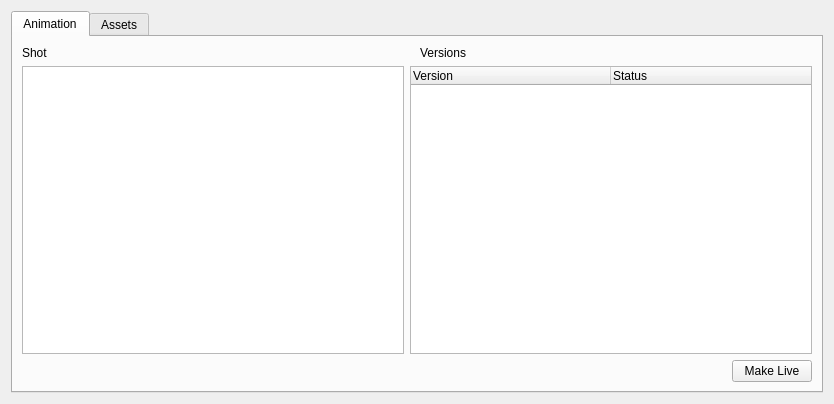
<?xml version="1.0" encoding="UTF-8"?>
<ui version="4.0">
 <class>mainUI</class>
 <widget class="QWidget" name="mainUI">
  <property name="geometry">
   <rect>
    <x>0</x>
    <y>0</y>
    <width>834</width>
    <height>404</height>
   </rect>
  </property>
  <property name="windowTitle">
   <string>Make Live Editor</string>
  </property>
  <layout class="QGridLayout" name="gridLayout">
   <item row="0" column="0">
    <widget class="QTabWidget" name="tabWidget_pipeman">
     <property name="currentIndex">
      <number>0</number>
     </property>
     <widget class="QWidget" name="pipeman_anim">
      <attribute name="title">
       <string>Animation</string>
      </attribute>
      <layout class="QGridLayout" name="gridLayout_2">
       <item row="0" column="0">
        <layout class="QHBoxLayout" name="horizontalLayout_2">
         <item>
          <layout class="QVBoxLayout" name="verticalLayout_2">
           <item>
            <layout class="QHBoxLayout" name="horizontalLayout_6">
             <item>
              <widget class="QLabel" name="label_3">
               <property name="text">
                <string>Shot</string>
               </property>
              </widget>
             </item>
             <item>
              <widget class="QLabel" name="label_4">
               <property name="text">
                <string>Versions</string>
               </property>
              </widget>
             </item>
            </layout>
           </item>
           <item>
            <layout class="QHBoxLayout" name="horizontalLayout_7">
             <item>
              <widget class="QListWidget" name="listWidget_shots"/>
             </item>
             <item>
              <widget class="QTreeWidget" name="treeWidget_animVersions">
               <property name="minimumSize">
                <size>
                 <width>402</width>
                 <height>0</height>
                </size>
               </property>
               <property name="lineWidth">
                <number>1</number>
               </property>
               <property name="sizeAdjustPolicy">
                <enum>QAbstractScrollArea::AdjustToContents</enum>
               </property>
               <property name="editTriggers">
                <set>QAbstractItemView::NoEditTriggers</set>
               </property>
               <property name="alternatingRowColors">
                <bool>true</bool>
               </property>
               <property name="indentation">
                <number>10</number>
               </property>
               <property name="itemsExpandable">
                <bool>false</bool>
               </property>
               <property name="wordWrap">
                <bool>true</bool>
               </property>
               <property name="expandsOnDoubleClick">
                <bool>false</bool>
               </property>
               <attribute name="headerCascadingSectionResizes">
                <bool>true</bool>
               </attribute>
               <attribute name="headerDefaultSectionSize">
                <number>200</number>
               </attribute>
               <attribute name="headerHighlightSections">
                <bool>true</bool>
               </attribute>
               <attribute name="headerMinimumSectionSize">
                <number>200</number>
               </attribute>
               <column>
                <property name="text">
                 <string>Version</string>
                </property>
               </column>
               <column>
                <property name="text">
                 <string>Status</string>
                </property>
               </column>
              </widget>
             </item>
            </layout>
           </item>
           <item>
            <layout class="QHBoxLayout" name="horizontalLayout_8">
             <item>
              <spacer name="horizontalSpacer_2">
               <property name="orientation">
                <enum>Qt::Horizontal</enum>
               </property>
               <property name="sizeHint" stdset="0">
                <size>
                 <width>40</width>
                 <height>20</height>
                </size>
               </property>
              </spacer>
             </item>
             <item>
              <widget class="QPushButton" name="pushButton_anim_makelive">
               <property name="text">
                <string>Make Live</string>
               </property>
              </widget>
             </item>
            </layout>
           </item>
          </layout>
         </item>
        </layout>
       </item>
      </layout>
     </widget>
     <widget class="QWidget" name="pipeman_assets">
      <attribute name="title">
       <string>Assets</string>
      </attribute>
      <layout class="QGridLayout" name="gridLayout_3">
       <item row="0" column="0">
        <layout class="QHBoxLayout" name="horizontalLayout">
         <item>
          <layout class="QVBoxLayout" name="verticalLayout">
           <item>
            <layout class="QHBoxLayout" name="horizontalLayout_5">
             <item>
              <widget class="QLabel" name="label">
               <property name="text">
                <string>Assets</string>
               </property>
              </widget>
             </item>
             <item>
              <widget class="QLabel" name="label_2">
               <property name="text">
                <string>Versions</string>
               </property>
              </widget>
             </item>
            </layout>
           </item>
           <item>
            <layout class="QHBoxLayout" name="horizontalLayout_4">
             <item>
              <widget class="QListWidget" name="listWidget_assets"/>
             </item>
             <item>
              <widget class="QTreeWidget" name="treeWidget_versions">
               <property name="minimumSize">
                <size>
                 <width>402</width>
                 <height>0</height>
                </size>
               </property>
               <property name="lineWidth">
                <number>1</number>
               </property>
               <property name="sizeAdjustPolicy">
                <enum>QAbstractScrollArea::AdjustToContents</enum>
               </property>
               <property name="editTriggers">
                <set>QAbstractItemView::NoEditTriggers</set>
               </property>
               <property name="alternatingRowColors">
                <bool>true</bool>
               </property>
               <property name="indentation">
                <number>10</number>
               </property>
               <property name="itemsExpandable">
                <bool>false</bool>
               </property>
               <property name="wordWrap">
                <bool>true</bool>
               </property>
               <property name="expandsOnDoubleClick">
                <bool>false</bool>
               </property>
               <attribute name="headerCascadingSectionResizes">
                <bool>true</bool>
               </attribute>
               <attribute name="headerDefaultSectionSize">
                <number>200</number>
               </attribute>
               <attribute name="headerHighlightSections">
                <bool>true</bool>
               </attribute>
               <attribute name="headerMinimumSectionSize">
                <number>200</number>
               </attribute>
               <column>
                <property name="text">
                 <string>Version</string>
                </property>
               </column>
               <column>
                <property name="text">
                 <string>Status</string>
                </property>
               </column>
              </widget>
             </item>
            </layout>
           </item>
           <item>
            <layout class="QHBoxLayout" name="horizontalLayout_3">
             <item>
              <spacer name="horizontalSpacer">
               <property name="orientation">
                <enum>Qt::Horizontal</enum>
               </property>
               <property name="sizeHint" stdset="0">
                <size>
                 <width>40</width>
                 <height>20</height>
                </size>
               </property>
              </spacer>
             </item>
             <item>
              <widget class="QPushButton" name="pushButton_makelive">
               <property name="text">
                <string>Make Live</string>
               </property>
              </widget>
             </item>
            </layout>
           </item>
          </layout>
         </item>
        </layout>
       </item>
      </layout>
     </widget>
    </widget>
   </item>
  </layout>
 </widget>
 <resources/>
 <connections/>
</ui>
